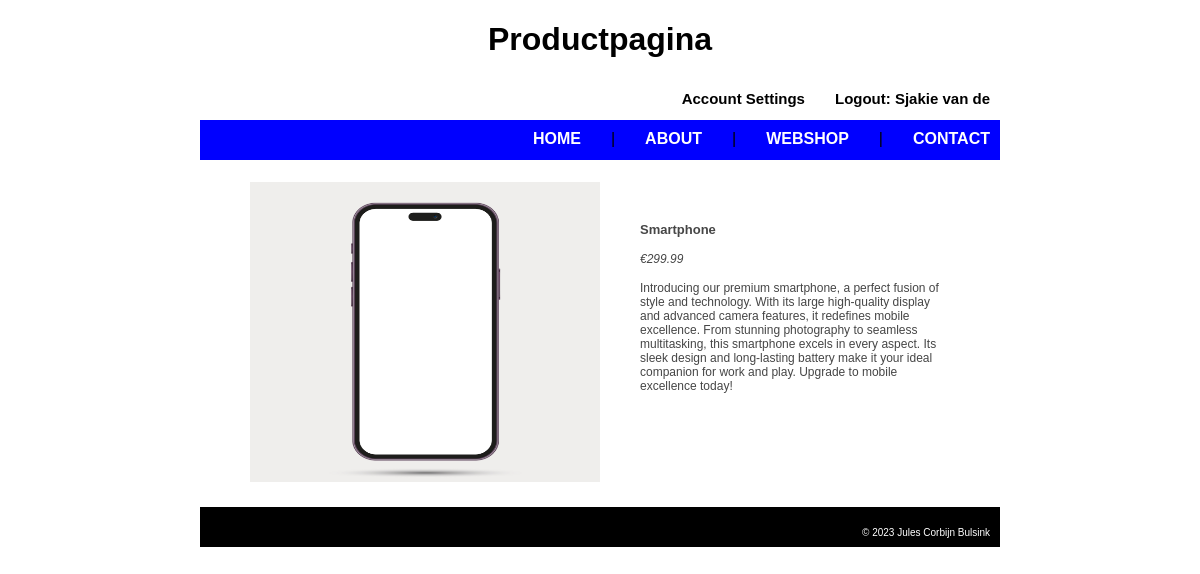
The page /index.php?page=productpage2 (signed in) on the database its author committed.
### tables this page shows
CREATE TABLE `products` (
  `id` int(6) UNSIGNED NOT NULL,
  `name` varchar(50) NOT NULL,
  `description` text NOT NULL,
  `price` float NOT NULL,
  `filenameimage` varchar(100) NOT NULL
);

### mysqlconnect.php (called while the page is built, shortened)
<?php
function connectDatabase() {
    $servername = "localhost";
    $username = "WebShopUser";
    $password = "1234";
    $dbname = "corbijns_webshop";
    $conn = mysqli_connect($servername, $username, $password, $dbname);
    return $conn;
}
function getProduct($id) {
    $conn = connectDatabase();
    try {
        $sql = "SELECT * FROM products WHERE id = '$id'";
        $result = mysqli_query($conn, $sql);
        if (mysqli_num_rows($result)) {
            $product = mysqli_fetch_assoc($result);
        }
        return $product;
    } finally {
        mysqli_close($conn);
    }
}
?>

### productpage.php (the view, shortened to what this page needs)
<?php
function showProductPageHeader() {
    echo 'Productpagina';
}
function showProductPageContent($data) {
    extract($data['product']);
    echo '
    <ul class="product">
        <div class="productimage">
            <li><img src="images/' . $filenameimage . '"</li>
        </div>
        <div class="productinfo">
            <li class="productname">' . $name . '</li>
            <li class="price">€' . $price . '</li>
            <li class="description">' . $description . '</li>
        </div>
    </ul>';
}
?>

### CSS/style.css (style rules this page uses)
* { box-sizing: border-box; }
body { display: flex; justify-content: center; align-items: center; margin: 0px; font-family: Arial, Helvetica, sans-serif; }
div.productinfo { display: flex; flex-direction: column; padding: 40px; gap: 15px; align-items:self-start; }
ul.product { display: flex; list-style-type: none; }
ul.product > div.productimage > li > img { width: 350px; height: 300px; }
li.productname { font-size: 13px; font-weight: bold; }
li.price { font-style: italic; }

### rows shown on the page
products: filenameimage (picture), name "Smartphone", price "299.99", description "Introducing our premium smartphone, a perfect fusion of style and technology. With its large high-quality display and advanced camera features, it redefines mobile excellence. From stunning photography to seamless multitasking, this smartphone excels in every aspect. Its sleek design and long-lasting battery make it your ideal companion for work and play. Upgrade to mobile excellence today!"

### other values the page prints
$text "Account Settings Logout: Sjakie van de HOME ABOUT WEBSHOP CONTACT"
